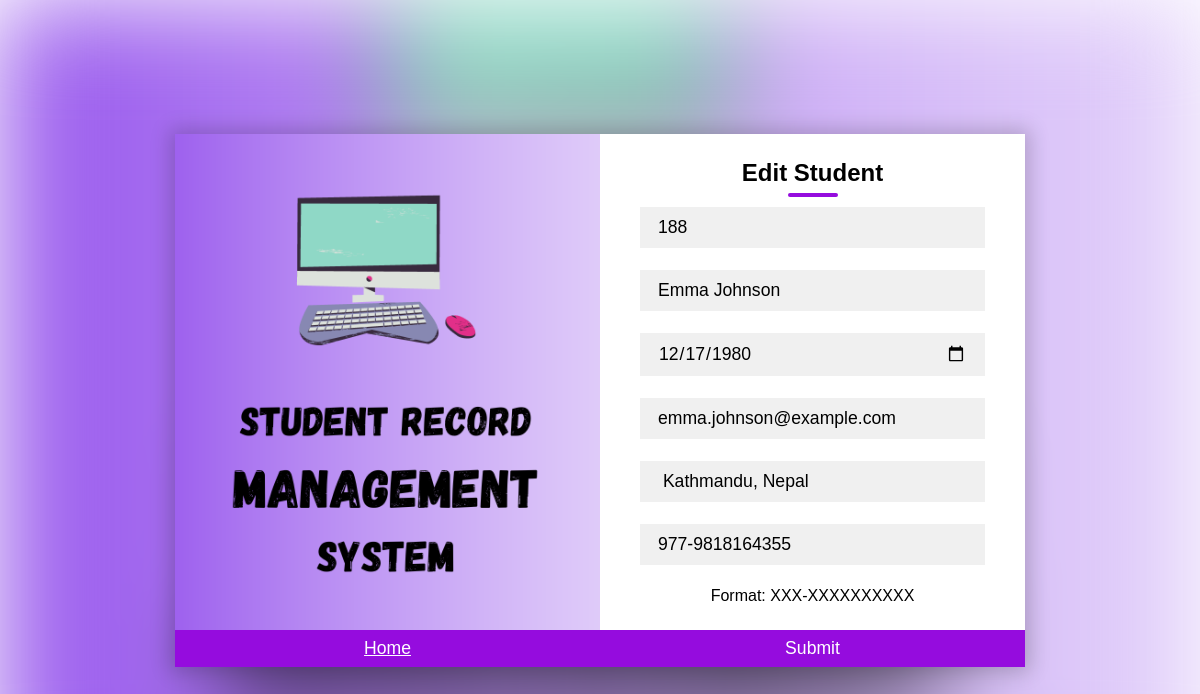
Screenshot of /student/edit/?id=188 with the database file from the repository.
### tables this page shows
CREATE TABLE `students` (
  `id` int(11) NOT NULL,
  `name` varchar(100) NOT NULL,
  `tpnumber` varchar(100) NOT NULL,
  `address` varchar(255) DEFAULT NULL,
  `birthdate` date DEFAULT NULL,
  `email` varchar(255) DEFAULT NULL
);

### student/edit/index.php (the view, shortened to what this page needs)
<!DOCTYPE html>
<html lang="en">
<head>
  <link rel="stylesheet" href="edit.css">
</head>
<body>
  <div>
    <div class="container">
      <?php
      if (isset($_GET['id'])) {
        require "../../config/config.php";
        $id = $_GET['id'];
        $retrieve = $mysqli->prepare("SELECT name, tpnumber, address, birthdate, email FROM students WHERE id=?");
        $retrieve->bind_param("s", $id);
        $retrieve->execute();
        $retrieve->store_result();
        $retrieve->bind_result($name, $tpnumber, $address, $birthdate, $email);
        if ($retrieve->num_rows == 1) {
          while ($row = $retrieve->fetch()) {
            ?>
            <form method="POST" action="../../controller/edit.php">
              <div class="contact-box">
                <div class="left"></div>
                <div class="right">
                  <h2>Edit Student</h2>
                  <input type="text" class="field" value=<?php echo $id; ?> name="id" readonly>
                  <input type="text" class="field" placeholder="Enter Name" value="<?php echo $name; ?>" name="name" required
                    on invalid="this.setCustomValidity('Enter your Name')" on input="this.setCustomValidity('')">
                  <input type="date" class="field" placeholder="Birth date" value="<?php echo $birthdate; ?>" name="birthdate"
                    required on invalid="this.setCustomValidity('Enter your Birth Date')" on
                    input="this.setCustomValidity('')">
                  <input type="email" class="field" placeholder="Email" value="<?php echo $email; ?>" name="email" required on
                    invalid="this.setCustomValidity('Enter your Email')" on input="this.setCustomValidity('')">
                  <input type="text" class="field" placeholder="Address" value="<?php echo $address; ?>" name="address"
                    required on invalid="this.setCustomValidity('Enter your Address')" on input="this.setCustomValidity('')">
                  <input type="tel" class="field" placeholder="Phone Number (Eg: 977-0123456789)" value=<?php echo $tpnumber; ?> name="tpnumber" required on invalid="this.setCustomValidity('Enter your Phone number')" on
                    input="this.setCustomValidity('')">
                  <span class="note">Format: XXX-XXXXXXXXXX</span>
                </div>
                <a href="../" class="btn">Home</a>
                <button type="submit" class="btn" name="editbutton" value="submit">Submit</button>
              </div>
            </form>
          </div>
        <?php }
        }
      } ?>
  </div>
</body>
</html>

### student/edit/edit.css (style rules this page uses)
* { padding: 0; margin: 0; box-sizing: border-box; font-family: 'Quicksand', sans-serif; }
body { height: 100vh; width: 100%; }
.container { position: absolute; width: 100%; height: 100%; display: flex; justify-content: center; align-items: center; padding: 20px 100px; }
.container:after { content: ''; position: absolute; width: 100%; height: 100%; left: 0; top: 0; background: url("1.png") no-repeat center; background-size: cover; filter: blur(50px); z-index: -1; }
.contact-box { max-width: 850px; display: grid; grid-template-columns: repeat(2, 1fr); justify-content: center; align-items: center; text-align: center; background-color: #fff; box-shadow: 0px 0px 19px 5px rgba(0,0,0,0.19); }
.left { background: url("1.png") no-repeat center; background-size: cover; height: 100%; }
.right { padding: 25px 40px; }
h2 { position: relative; padding: 0 0 10px; margin-bottom: 10px; }
h2:after { content: ''; position: absolute; left: 50%; bottom: 0; transform: translateX(-50%); height: 4px; width: 50px; border-radius: 2px; background-color: #950cde; }
.field { width: 100%; border: 2px solid rgba(0, 0, 0, 0); outline: none; background-color: rgba(230, 230, 230, 0.6); padding: 0.5rem 1rem; font-size: 1.1rem; margin-bottom: 22px; transition: .3s; }
.btn { width: 100%; padding: 0.5rem 1rem; background-color: #950cde; color: #fff; font-size: 1.1rem; border: none; outline: none; cursor: pointer; transition: .3s; }

### rows the page displays
students: name "Emma Johnson", birthdate "12/17/1980", email "emma.johnson@example.com", address "Kathmandu, Nepal", tpnumber "977-9818164355"
